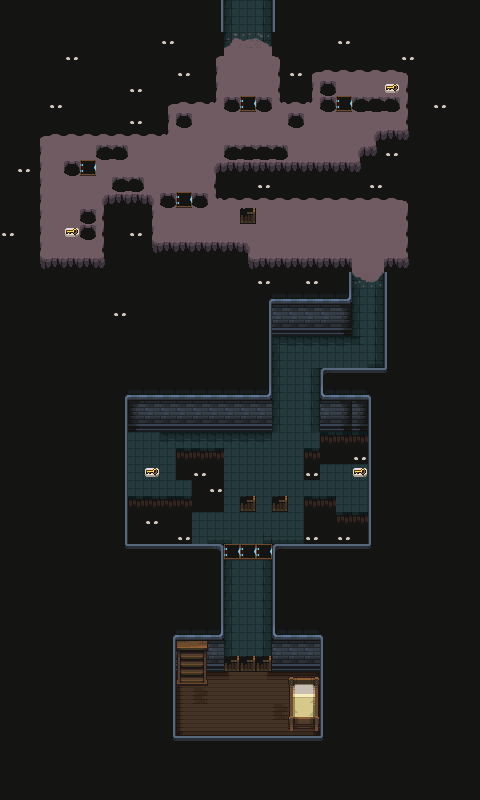

This is a level from a 2D game, rendered from its Tiled map with the project's own tilesets. A one-line summary and the map file follow, with tile-layer data summarised:
An orthogonal 30x50 tile map with 16x16 px tiles, 5 tile layers (Piso, Paredes, Props, Props2, ...), 3 tilesets.

<map version="1.10" tiledversion="1.10.2" orientation="orthogonal" renderorder="right-down" width="30" height="50" tilewidth="16" tileheight="16" infinite="0" nextlayerid="10" nextobjectid="1">
 <tileset firstgid="1" name="PisoYParedes" tilewidth="16" tileheight="16" tilecount="625" columns="25">
  <image source="../../Documents/Pixel Crawler - FREE - 1.8/Environment/Dungeon Prison/Assets/Tiles.png" width="400" height="400" />
 </tileset>
 <tileset firstgid="626" source="PisoDark.tsx" />
 <tileset firstgid="641" source="Props.tsx" />
 <layer id="1" name="Piso" width="30" height="50">
  <data>[1500 cells, 435 non-empty, 50 distinct tile ids]</data>
 </layer>
 <layer id="3" name="Paredes" width="30" height="50">
  <data>[1500 cells, 158 non-empty, 20 distinct tile ids]</data>
 </layer>
 <layer id="5" name="Props" width="30" height="50">
  <data>[1500 cells, 25 non-empty, 12 distinct tile ids]</data>
 </layer>
 <layer id="9" name="Props2" width="30" height="50">
  <data>[1500 cells, 11 non-empty, 8 distinct tile ids]</data>
 </layer>
 <layer id="4" name="Vacio" width="30" height="50">
  <data>[1500 cells, 908 non-empty, 2 distinct tile ids]</data>
 </layer>
</map>